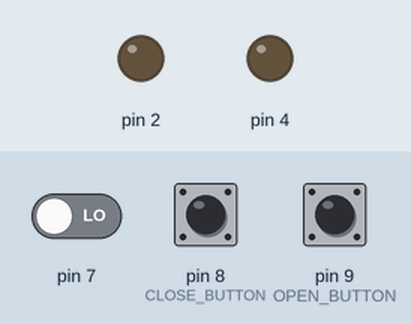
The sketch below on a simulated Arduino Uno, built with avr-gcc and run on an emulated ATmega328P. Parts: output pins drawn as LEDs (lit = HIGH). Inputs (shaded band) come from the test bench; at power-on: pin 8 (CLOSE_BUTTON) LOW, pin 9 (OPEN_BUTTON) LOW, pin 7 LOW.

Above: at 1.2 s.
1.3 s: pin 8 (CLOSE_BUTTON) pulled HIGH for 0.15 s
At 1.6 s:
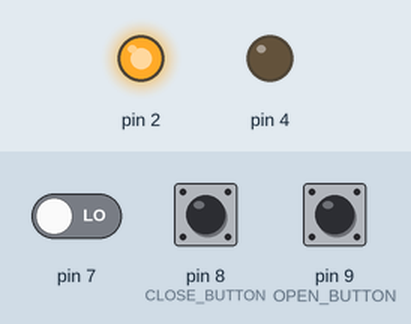
2.9 s: pin 9 (OPEN_BUTTON) pulled HIGH for 0.15 s
At 4.0 s:
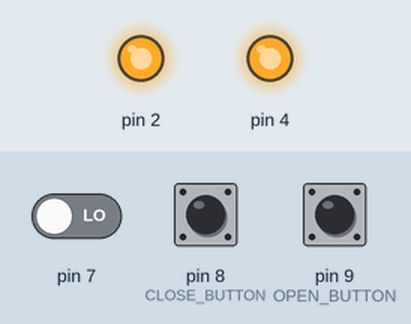
4.5 s: pin 7 driven HIGH
At 5.2 s:
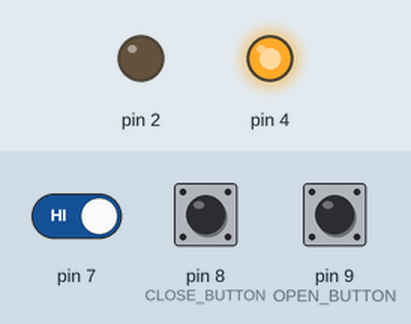
6.0 s: pin 8 (CLOSE_BUTTON) pulled HIGH for 1 s
At 6.6 s:
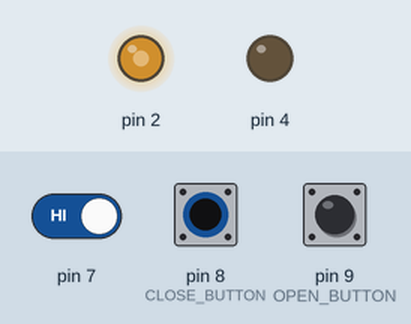
8.5 s: pin 9 (OPEN_BUTTON) pulled HIGH for 1 s
At 9.3 s:
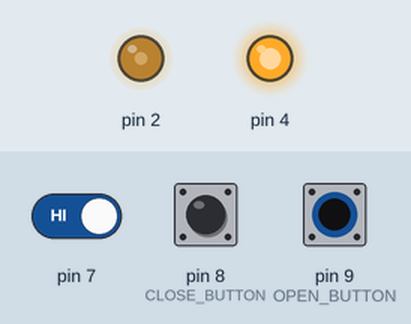
11.0 s: pin 8 (CLOSE_BUTTON) pulled HIGH for 0.15 s
At 11.5 s:
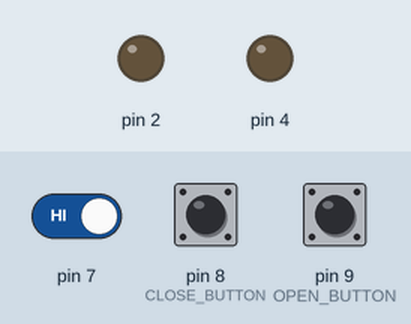
Timing chart, 0 to 13.6 s (numbered marks = the images above; inputs shaded):
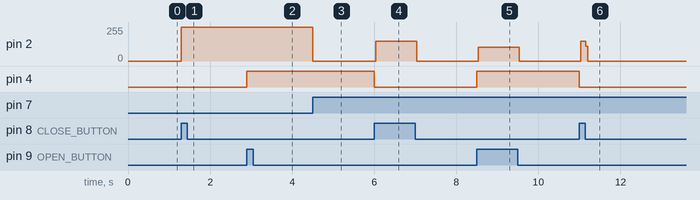

The sketch:

its-curtains.ino
```cpp
class Curtain {
  private:
    const int activation_pin;
    const int direction_pin;
    const int stopper_pin;

  public:

    Curtain(const int activation_pin, const int direction_pin, const int stopper_pin):
      activation_pin(activation_pin),
      direction_pin(direction_pin),
      stopper_pin(stopper_pin)
    {
      this->attach();
    };

    void attach() {
      pinMode(this->activation_pin, OUTPUT);
      pinMode(this->direction_pin, OUTPUT);
      pinMode(this->stopper_pin, INPUT);

      this->stop();
    }


    void update() {
      const int stopper_state = digitalRead(this->stopper_pin);
      if(stopper_state == HIGH) {
        // Serial.println("Pressed");
        this->stop();
      }
    }

    void open() {
      digitalWrite(this->direction_pin, HIGH);
      digitalWrite(this->activation_pin, HIGH);
    }

    void close() {
      digitalWrite(this->direction_pin, LOW);
      digitalWrite(this->activation_pin, HIGH);
    }

    void stop() {
      digitalWrite(this->activation_pin, LOW);
    }
};


Curtain left = Curtain(2, 4, 7);


const int OPEN_BUTTON = 9;
const int CLOSE_BUTTON = 8;


void setup() {
  pinMode(OPEN_BUTTON, INPUT);
  pinMode(CLOSE_BUTTON, INPUT);

  Serial.begin(9600);
}


void loop() {
  left.update();

  if(digitalRead(CLOSE_BUTTON) == HIGH) {
    left.close();
  }

  if(digitalRead(OPEN_BUTTON) == HIGH) {
    left.open();
  }
}
```

Measured:
- after the input at 1.3 s, pin 2: 0/255 → 255/255 at once
- after the input at 2.9 s, pin 4: LOW → HIGH at once
- after the input at 4.5 s, pin 2: 255/255 → 0/255 at once
- after the input at 6.0 s, pin 2: 0/255 → 149/255 at once, → 0/255 1.0 s later; pin 4: HIGH → LOW at once
- after the input at 8.5 s, pin 2: 0/255 → 102/255 at once, → 0/255 1.0 s later; pin 4: LOW → HIGH at once
- after the input at 11.0 s, pin 2: 0/255 → 149/255 at once, → 0/255 0.12 s later; pin 4: HIGH → LOW at once
